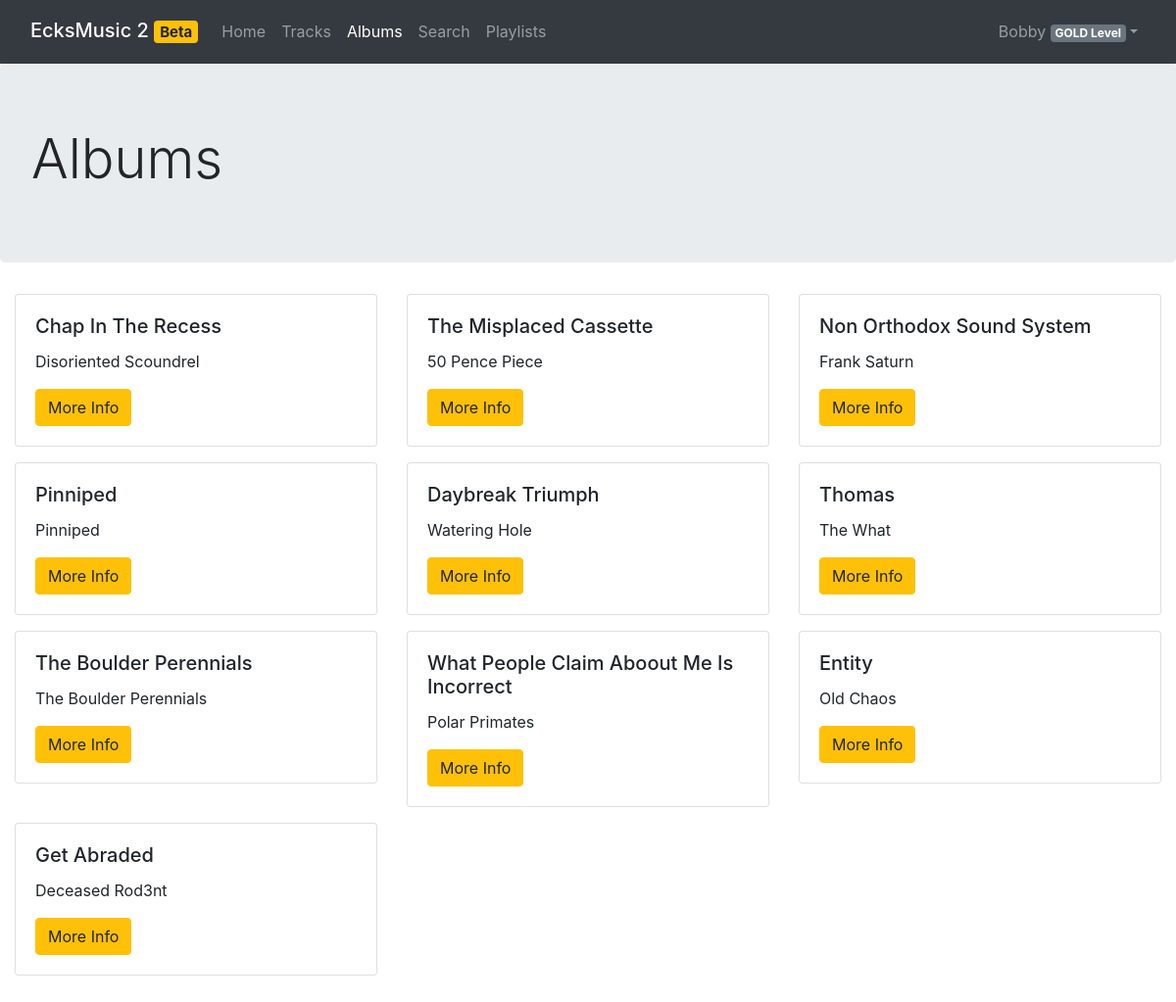
Screenshot of /pages/albums.php (signed in) with the database file from the repository.
### tables this page shows
CREATE TABLE `albums` (
  `album_id` int(11) NOT NULL AUTO_INCREMENT,
  `artist_id` int(11) NOT NULL,
  `album_name` varchar(60) NOT NULL,
  PRIMARY KEY (`album_id`),
  UNIQUE KEY `album_id_UNIQUE` (`artist_id`),
  UNIQUE KEY `album_name_UNIQUE` (`album_name`),
  CONSTRAINT `artist_id` FOREIGN KEY (`artist_id`) REFERENCES `artists` (`artist_id`) ON DELETE NO ACTION ON UPDATE NO ACTION
);

CREATE TABLE `artists` (
  `artist_id` int(11) NOT NULL AUTO_INCREMENT,
  `artist_name` varchar(60) NOT NULL,
  PRIMARY KEY (`artist_id`),
  UNIQUE KEY `artist_name_UNIQUE` (`artist_name`)
);

### src/php/music.php (called while the page is built, shortened)
<?php
require_once "reviews.php";
class Artist {
  public function __construct(int $Id, string $Name) {
    $this->Name = $Name;
  }
}
class Album {
  public function __construct(int $Id, string $Name, Artist $Artist) {
    $this->Id = $Id;
    $this->Name = $Name;
    $this->Artist = $Artist;
  }
}
class Albums
{
  public static function getAll(int $artist = null): array
  {
    global $pdo;
    $query = $pdo->prepare("SELECT * FROM albums NATURAL JOIN artists");
    $success = $query->execute();
    $Albums = [];
    foreach ($query->fetchAll(PDO::FETCH_ASSOC) as $result)
    {
      array_push($Albums,
        new Album(
          $result['album_id'], $result['album_name'],
          new Artist($result['artist_id'], $result['artist_name'])
        )
      );
    }
    return $Albums;
  }
}

### src/pages/albums.php (the view, shortened to what this page needs)
<?php
require_once '../php/auth.php';
if (isset($_SESSION['User'])) $user = unserialize($_SESSION['User']);
?>
<!DOCTYPE html>
<html lang="en">
<head>
  <link rel="stylesheet" href="https://cdn.jsdelivr.net/npm/bootstrap@4.6.0/dist/css/bootstrap.min.css"
>
  <link rel="stylesheet" href="https://cdnjs.cloudflare.com/ajax/libs/font-awesome/5.15.2/css/all.min.css"
/>
  <link rel="stylesheet" href="../css/stylesheet.css"/>
</head>
<body>
<nav class="navbar navbar-expand-md navbar-dark bg-dark sticky-top">
  <div class="container-fluid">
    <h2><a class="navbar-brand" href="../">EcksMusic 2 <span class="badge badge-warning">Beta</span></a></h2>
    <div class="collapse navbar-collapse" id="navbarResponsive">
      <ul class="navbar-nav mr-auto">
        <li class="navbar-item">
          <a class="nav-link" href="../">Home</a>
        </li>
        <li class="navbar-item">
          <a class="nav-link" href="tracks.php">Tracks</a>
        </li>
        <li class="navbar-item">
          <a class="nav-link active" href="#">Albums</a>
        </li>
        <li class="navbar-item">
          <a class="nav-link" href="search.php">Search</a>
        </li>
        <li class="navbar-item">
          <a class="nav-link" href="playlist.php">Playlists</a>
        </li>
      </ul>
      <ul class="navbar-nav ml-auto">
        <?php
        echo '<li class="nav-item dropdown">';
        echo '<a class="nav-link dropdown-toggle" href="#" id="navbarDropdownMenuLink" data-toggle="dropdown">';
        echo $user->Username . ' <span class="badge badge-secondary">' . $user->PricingPlan->Name . '</span></a>';
        echo '<div class="dropdown-menu dropdown-menu-right">';
        echo '</div></li>';
        ?>
      </ul>
    </div>
  </div>
</nav>
<div class="jumbotron">
  <h1 class="display-4">Albums</h1>
</div>
<div class="container-fluid">
  <div class="row">
    <?php
    try {
      $albums = Albums::getAll();
    } catch (Exception $e) {
      echo '<div class="alert alert-danger" role="alert">Something went wrong loading this page.</div>';
    }
    foreach ($albums as $a) {
      echo '
        <div class="col-md-4">
          <div class="card">
            <div class="card-body">
              <h5 class="card-title">' . $a->Name . '</h5>
              <p class="card-text">' . $a->Artist->Name . '</p>
              <a href="album.php?id=' . $a->Id . '" class="btn btn-warning">More Info</a>
            </div>
          </div>
        </div>
      ';
    }
    ?>
  </div>
</div>
</body>
</html>

### src/css/stylesheet.css (style rules this page uses)
.row, .card { margin-bottom: 1rem; }

### rows the page displays
albums: album_name "Chap In The Recess", artist.artist_name "Disoriented Scoundrel"
albums: album_name "The Misplaced Cassette", artist.artist_name "50 Pence Piece"
albums: album_name "Non Orthodox Sound System", artist.artist_name "Frank Saturn"
albums: album_name "Pinniped", artist.artist_name "Pinniped"
albums: album_name "Daybreak Triumph", artist.artist_name "Watering Hole"
albums: album_name "Thomas", artist.artist_name "The What"
albums: album_name "The Boulder Perennials", artist.artist_name "The Boulder Perennials"
albums: album_name "What People Claim Aboout Me Is Incorrect", artist.artist_name "Polar Primates"
albums: album_name "Entity", artist.artist_name "Old Chaos"
albums: album_name "Get Abraded", artist.artist_name "Deceased Rod3nt"

### other values shown
$user->Username "Bobby"
$user->PricingPlan->Name "GOLD Level"
